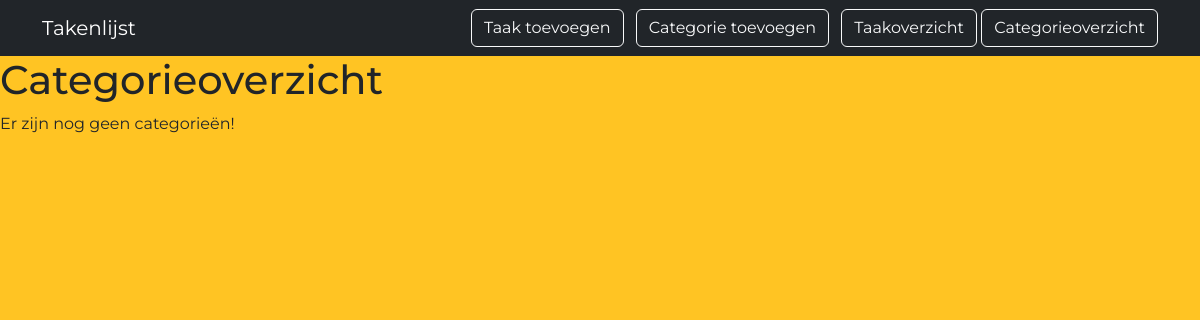
Page /categorie/overzicht on the earlier database version.
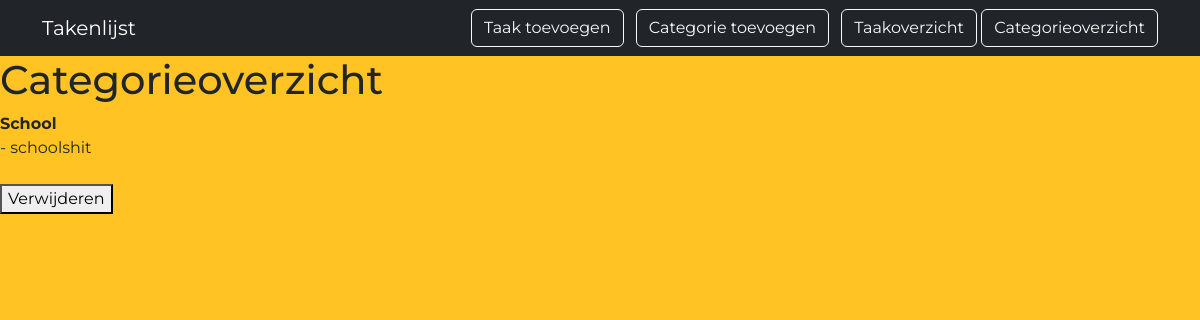
Same page on the later database version.
### models.py (models this page shows)
class Categorie(db.Model):
    id = db.Column(db.Integer, primary_key=True)
    naam = db.Column(db.String(50), nullable=False)
    beschrijving = db.Column(db.String(500), nullable=True)
    taken = db.relationship('Taak', back_populates='categorie')     # Hiermee kun je vanuit een categorie alle bijbehorende taken ophalen via categorie.taken

### app.py (the view)
@app.route('/categorie/overzicht', methods=['GET'])     # Toont alle categorieën uit de database
def categorie_overzicht():
    categorieën = Categorie.query.all()
    return render_template('categorie_overzicht.html', categorieën=categorieën)

### templates/categorie_overzicht.html (shortened to what this page needs)
{% extends 'base.html' %}
{% block content %}
    <h1>Categorieoverzicht</h1>
    {% if categorieën %}
        {% for categorie in categorieën %}
            <div>
                <strong>{{ categorie.naam }}</strong> <br>
                - {{ categorie.beschrijving if categorie.beschrijving else 'Geen beschrijving' }} <br><br>
                <form method="POST" action="/categorie/verwijderen/{{ categorie.id }}" style="display:inline">
                    <button type="submit">Verwijderen</button>
                </form>
            </div>
        {% endfor %}
    {% else %}
        <p>Er zijn nog geen categorieën!</p>
    {% endif %}
{% endblock %}

### templates/base.html (shortened to what this page needs)
<!DOCTYPE html>
<html>
<head>
    <link rel="stylesheet" href="https://cdn.jsdelivr.net/npm/bootstrap@5.3.3/dist/css/bootstrap.min.css">
    <link rel="stylesheet" href="{{ url_for('static', filename='style.css') }}">
</head>
<body>
    <nav class="navbar navbar-dark bg-dark">
        <div class="container">
            <a class="navbar-brand" href="/">Takenlijst</a>
            <div>
                <a href="/taak/toevoegen" class="btn btn-outline-light me-2">Taak toevoegen</a>
                <a href="/categorie/toevoegen" class="btn btn-outline-light me-2">Categorie toevoegen</a>
                <a href="/overzicht" class="btn btn-outline-light">Taakoverzicht</a>
                <a href="/categorie_overzicht" class="btn btn-outline-light">Categorieoverzicht</a>
            </div>
        </div>
    </nav>
    {% block content %}{% endblock %}
</body>
</html>

### static/style.css (style rules this page uses)
body { background-color: #ffc423; font-family: 'Montserrat', sans-serif; }

Differences in the rows shown:
added Categorie: naam "School", beschrijving "schoolshit"
Other differences:
text no longer shown: "Er zijn nog geen categorieën!"
